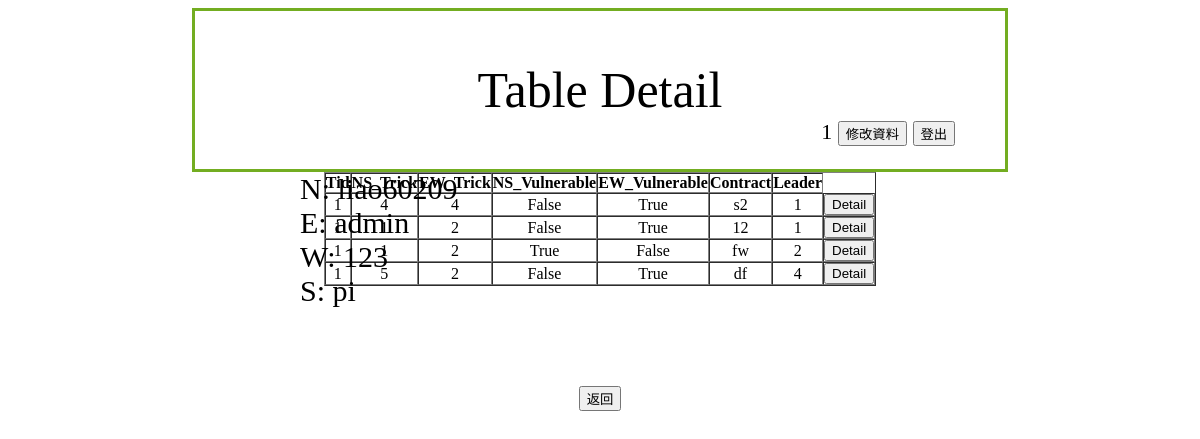
The page /Member/Table/1 (signed in) on the database as committed earlier.
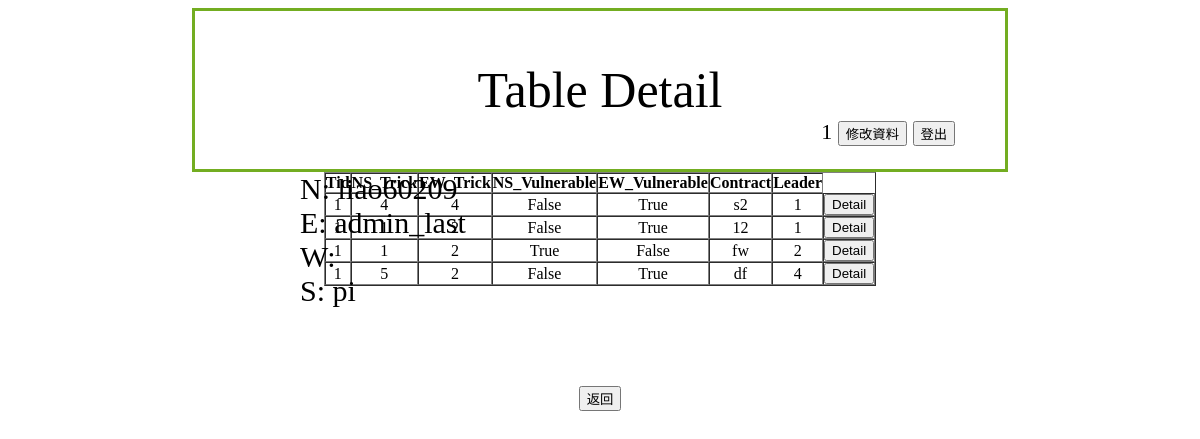
The same page on the database as committed later.
### Member/models.py (models this page shows, shortened)
class seat(models.Model):
    class Meta:
        unique_together = (('position','TableID'),('PlayerID','TableID'))
    position = models.CharField(max_length=1)   #Eg. N/E/W/S
    TableID = models.ForeignKey('table',on_delete=models.CASCADE)
    PlayerID = models.ForeignKey(User,on_delete=models.DO_NOTHING)

class rounds(models.Model):
    T_id = models.ForeignKey('table', on_delete=models.CASCADE)
    bid = models.CharField(max_length = 100)    # 開喊位置+喊牌紀錄 Eg.(3,1NT,PS,3C,3S,4NT)
    leader = models.DecimalField(max_digits = 1,decimal_places=0)      # 首引位置
    contract = models.CharField(max_length = 2)      #該局的王牌花色
    N = models.CharField(max_length = 38)
    E = models.CharField(max_length = 38)
    W = models.CharField(max_length = 38)
    S = models.CharField(max_length = 38)
    NS = models.BooleanField()
    EW = models.BooleanField()
    NS_Trick = models.DecimalField(max_digits =1,decimal_places=0)
    EW_Trick = models.DecimalField(max_digits=1,decimal_places=0)

class table(models.Model):
    time = models.DateTimeField(verbose_name="time",auto_now=True)
    NS_TotalPoint = models.DecimalField(max_digits = 5,decimal_places=0)
    EW_TotalPoint = models.DecimalField(max_digits = 5,decimal_places=0)
    RoundNum = models.DecimalField(max_digits = 2,decimal_places=0)     #總共進行幾個ROUND Eg. 1/4/16
    MachineID = models.DecimalField(max_digits = 2,decimal_places=0)
    def __str__(self):
        return str(self.pk)      #回傳TableID

### Member/views.py (the view)
# urls.py: path('Table/',views.tableinformation,name = 'table'),
@login_required(login_url='/Member/login/')
def tableinformation(request,tid='x'):
	name = Name(request)
	if	tid=="x":
		tables = table.objects.all()
		return render(request,"Member/table.html",locals())
	tables = table.objects.filter(pk=tid)
	Nseat = seat.objects.filter(TableID=tid,position="N")
	Eseat = seat.objects.filter(TableID=tid, position="E")
	Wseat = seat.objects.filter(TableID=tid, position="W")
	Sseat = seat.objects.filter(TableID=tid, position="S")
	Rounds = rounds.objects.filter(T_id=tid)
	return render(request,"Member/tabledetail.html",locals())

### Member/views.py (called while the page is built)
def Name(request):
	name = request.user.first_name
	if name == "":
		name = request.user.username
	return name

### Member/templates/Member/tabledetail.html (shortened to what this page needs)
{% extends 'Member/base.html' %}
{%block title%}
    Table Detail
{%endblock%}
{%block user%}
        {{name}}
        <input type="button" value="修改資料" onclick="location='/Member/modify/'">
        <input type="button" value="登出" onclick="location='/Member/logout/'">
{%endblock%}
{%block content%}
<div style="position:absolute;left:300px;font-size:30px;text-align:justify;">
    N:   {%for seat in Nseat%}{{seat.PlayerID}}{%endfor%}<br>
    E:   {%for seat in Eseat%}{{seat.PlayerID}}{%endfor%}<br>
    W:   {%for seat in Wseat%}{{seat.PlayerID}}{%endfor%}<br>
    S:   {%for seat in Sseat%}{{seat.PlayerID}}{%endfor%}<br>
</div>
<div>
    <table style="text-align:center;" border="1" cellpadding="0" cellspacing="0" align="center" valign="middle">
        <tr><th>Tid</th>
        <th>NS_Trick</th>
        <th>EW_Trick</th>
        <th>NS_Vulnerable</th>
        <th>EW_Vulnerable</th>
        <th>Contract</th>
        <th>Leader</th>
        {%for round in Rounds%}
        <tr>
        <td>{{round.T_id}}</td>
        <td>{{round.NS_Trick}}</td>
        <td>{{round.EW_Trick}}</td>
        <td>{{round.NS}}</td>
        <td>{{round.EW}}</td>
        <td>{{round.contract}}</td>
        <td>{{round.leader}}</td>
        <td><input type="button" onclick="location.href='{{table.pk}}'"value="Detail"></td>
        </tr>
        {%endfor%}
    </table>
</div>
{%endblock%}

Rows that differ between the two databases and show on the page:
removed seat: PlayerID "123"
changed through a linked row, seat: PlayerID "admin" → "admin_last"
